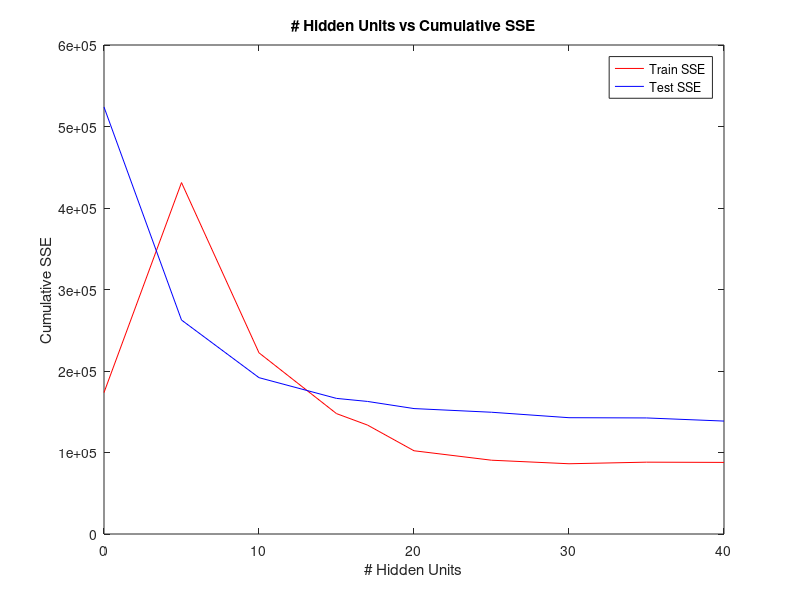
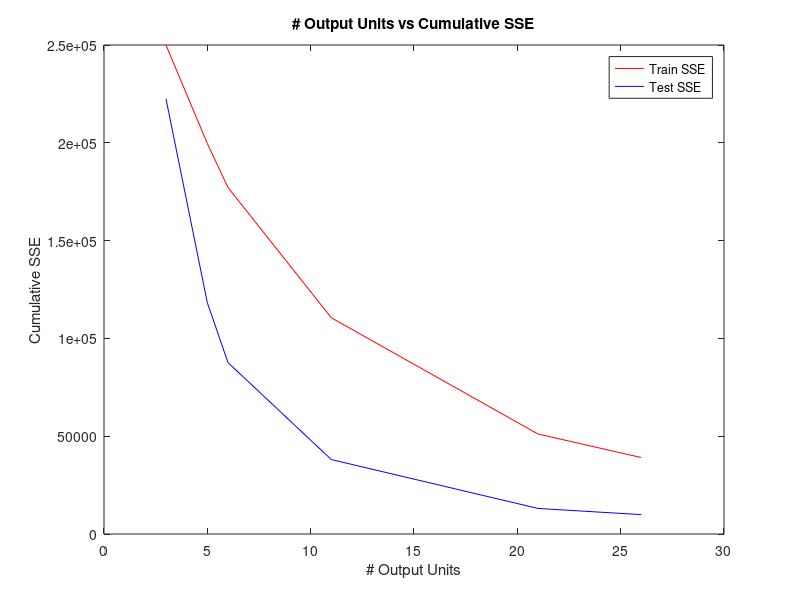

These figures' MATLAB source, in order:
sizes=[0 5 10 15 17 20 25 30 35 40];

err_train=[173550 431190 222300 147720 133660 102140 90545 86201 88144 87850];
err_test=[523890 262550 191830 166390 162660 153900 149400 142700 142410 138570];

figure(1)
plot(sizes, err_train,'r');
hold on;
plot(sizes, err_test,'b');
hold on;

legend('Train SSE','Test SSE');
xlabel('# Hidden Units');
ylabel('Cumulative SSE');
title('# Hidden Units vs Cumulative SSE');

sizes2=[3 5 6 11 21 26];
err_train=[249950 199650 177140 110540 51115 39084];
err_test=[222450 118230 87639 38056 13070 9906];

figure(2)
plot(sizes2, err_train,'r');
hold on;
plot(sizes2, err_test,'b');
hold on;

legend('Train SSE','Test SSE');
xlabel('# Output Units');
ylabel('Cumulative SSE');
title('# Output Units vs Cumulative SSE');